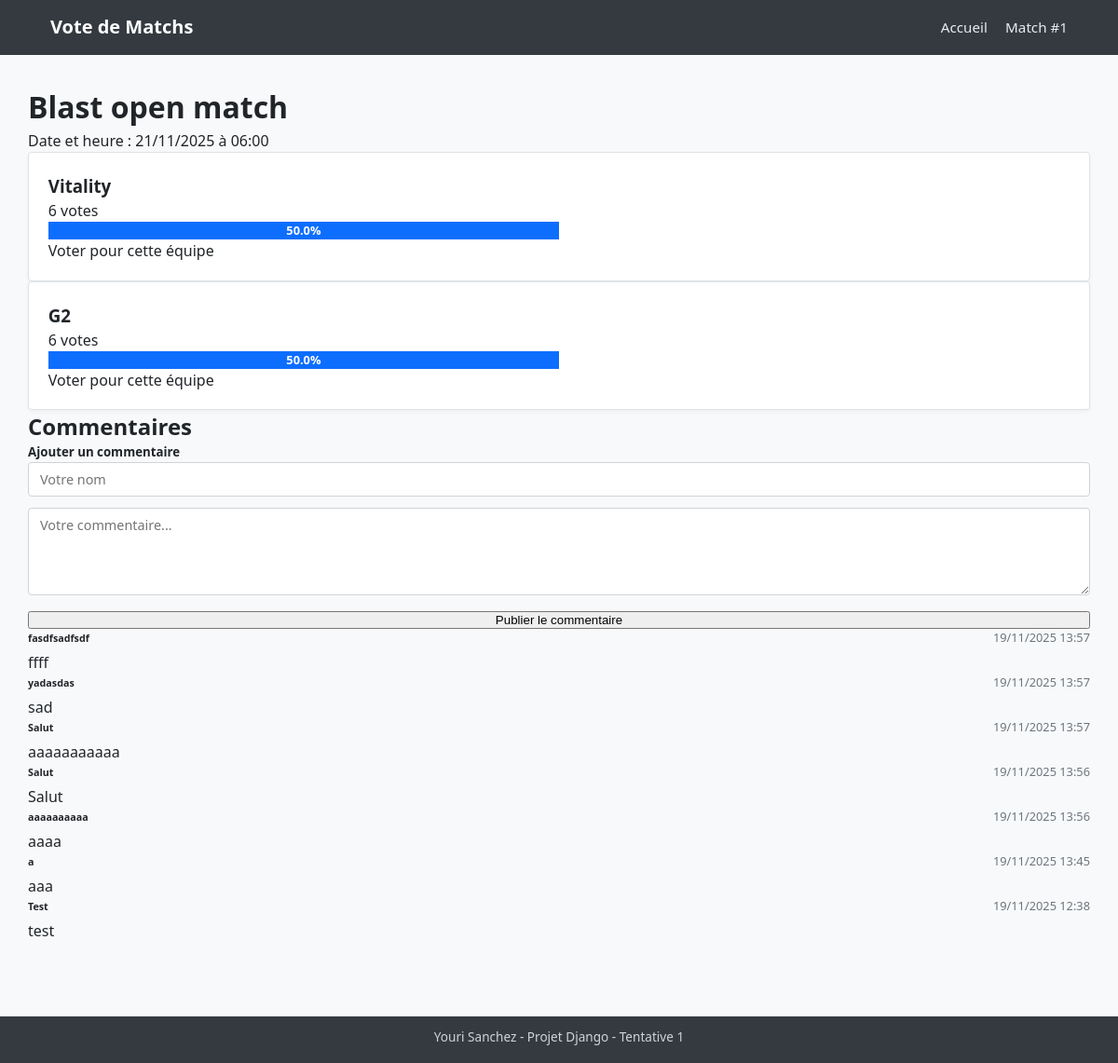
/match/1/, run on the app's committed database.
### hltvtracker/models.py (models this page shows, shortened)
class Match(models.Model):
    event_name = models.CharField(max_length=200)
    date_hour = models.DateTimeField()

class MatchTeam(models.Model):
    match = models.ForeignKey(Match, on_delete=models.CASCADE)
    team = models.ForeignKey(Team, on_delete=models.CASCADE)
    team_pos = models.IntegerField(choices=[(1, 'Équipe 1'), (2, 'Équipe 2')])
    votes = models.IntegerField(default=0)
    class Meta:
        unique_together = ['match', 'team_pos']

class Team(models.Model):
    team_name = models.CharField(max_length=100)

class Comment(models.Model):
    match = models.ForeignKey(Match, on_delete=models.CASCADE)
    username = models.CharField(max_length=100)
    text = models.TextField()
    created_at = models.DateTimeField(auto_now_add=True, null=True)

### hltvtracker/views.py (the view)
# urls.py: path('match/<int:match_id>/', views.match_detail, name='match_detail'),
def match_detail(request, match_id):
    match = get_object_or_404(Match, id=match_id)
    match_teams = MatchTeam.objects.filter(match=match).order_by('team_pos')
    team1 = match_teams.filter(team_pos=1).first()
    team2 = match_teams.filter(team_pos=2).first()
    total_votes = 0
    if team1:
        total_votes += team1.votes
    if team2:
        total_votes += team2.votes
    team1_percent = 0
    team2_percent = 0
    if total_votes > 0:
        if team1:
            team1_percent = round((team1.votes / total_votes) * 100, 1)
        if team2:
            team2_percent = round((team2.votes / total_votes) * 100, 1)
    comments = Comment.objects.filter(match=match).order_by('-id')
    session_key = f'voted_match_{match_id}'
    has_voted = session_key in request.session
    if request.method == 'POST' and 'add_comment' in request.POST:
        form = CommentForm(request.POST)
        if form.is_valid():
            comment = form.save(commit=False)
            comment.match = match
            comment.save()
            messages.success(request, 'Votre commentaire a été ajouté !')
            return redirect('match_detail', match_id=match_id)
    else:
        form = CommentForm()
    context = {
        'match': match,
        'team1': team1,
        'team2': team2,
        'team1_percent': team1_percent,
        'team2_percent': team2_percent,
        'total_votes': total_votes,
        'comments': comments,
        'form': form,
        'has_voted': has_voted,
    }
    return render(request, 'match.html', context)

### hltvtracker/forms.py (shortened to what this page needs)
class CommentForm(forms.ModelForm):
    class Meta:
        model = Comment
        fields = ['username', 'text']
        widgets = {
            'username': forms.TextInput(attrs={'class': 'form-control', 'placeholder': 'Votre nom'}),
            'text': forms.Textarea(attrs={'class': 'form-control', 'rows': 4, 'placeholder': 'Votre commentaire...'}),
        }

### hltvtracker/templates/match.html (shortened to what this page needs)
{% extends "base.html" %}
{% block content %}
<div class="row mt-4">
    <div class="col-md-12">
        <h1>{{ match.event_name }}</h1>
        <p class="text-muted">Date et heure : {{ match.date_hour|date:"d/m/Y à H:i" }}</p>
    </div>
</div>
<div class="row mt-4">
    <div class="col-md-6">
        <div class="card team-card">
            <div class="card-body text-center">
                <h3>{{ team1.team.team_name }}</h3>
                <p class="h4 votes-count">{{ team1.votes }} vote{{ team1.votes|pluralize }}</p>
                <div class="progress mt-3 progress-custom">
                    <div class="progress-bar" role="progressbar" style="width: {{ team1_percent }}%">
                        {{ team1_percent }}%
                    </div>
                </div>
                {% if not has_voted %}
                    <a href="{% url 'vote' match.id 1 %}" class="btn btn-primary mt-3">Voter pour cette équipe</a>
                {% else %}
                    <p class="text-muted mt-3">Vous avez déjà voté</p>
                {% endif %}
            </div>
        </div>
    </div>
    <div class="col-md-6">
        <div class="card team-card">
            <div class="card-body text-center">
                <h3>{{ team2.team.team_name }}</h3>
                <p class="h4 votes-count">{{ team2.votes }} vote{{ team2.votes|pluralize }}</p>
                <div class="progress mt-3 progress-custom">
                    <div class="progress-bar bg-success" role="progressbar" style="width: {{ team2_percent }}%">
                        {{ team2_percent }}%
                    </div>
                </div>
                {% if not has_voted %}
                    <a href="{% url 'vote' match.id 2 %}" class="btn btn-success mt-3">Voter pour cette équipe</a>
                {% else %}
                    <p class="text-muted mt-3">Vous avez déjà voté</p>
                {% endif %}
            </div>
        </div>
    </div>
</div>
<div class="row comments-section">
    <div class="col-md-12">
        <h2>Commentaires</h2>
        <div class="card mb-4">
            <div class="card-body">
                <h5 class="card-title">Ajouter un commentaire</h5>
                <form method="post" class="comment-form">
                    <div class="form-group">
                        {{ form.username }}
                    </div>
                    <div class="form-group">
                        {{ form.text }}
                    </div>
                    <button type="submit" class="btn btn-primary">Publier le commentaire</button>
                </form>
            </div>
        </div>
        {% if comments %}
            {% for comment in comments %}
                <div class="card comment-card">
                    <div class="card-body">
                        <div class="comment-header">
                            <h6 class="card-subtitle mb-2 text-muted comment-author">{{ comment.username }}</h6>
                            <small class="text-muted comment-date">{{ comment.created_at|date:"d/m/Y H:i" }}</small>
                        </div>
                        <p class="card-text">{{ comment.text }}</p>
                    </div>
                </div>
            {% endfor %}
        {% else %}
            <p class="text-muted">Aucun commentaire pour le moment.</p>
        {% endif %}
    </div>
</div>
{% endblock %}

### hltvtracker/static/hltvtracker/css/styles.css (style rules this page uses)
*, *::before, *::after { box-sizing: border-box; margin: 0; padding: 0; }
html, body { height: 100%; }
body { font-family: system-ui, -apple-system, BlinkMacSystemFont, "Segoe UI", sans-serif; background-color: #f8f9fa; color: #212529; line-height: 1.5; }
a { color: inherit; text-decoration: none; }
.team-card { flex: 1; background-color: #ffffff; border: 1px solid #dee2e6; border-radius: 0.25rem; padding: 1.4rem 1.3rem 1.2rem; box-shadow: 0 0.125rem 0.25rem rgba(0,0,0,.04); }
.progress-bar { height: 100%; display: flex; align-items: center; justify-content: center; font-size: 0.8rem; font-weight: 600; color: #fff; background-color: #0d6efd; transition: width .3s ease; }
.comment-form { display: flex; flex-direction: column; gap: 0.7rem; }
.form-field input, .form-field textarea, .comment-form input, .comment-form textarea { width: 100%; padding: 0.5rem 0.75rem; border-radius: 0.25rem; border: 1px solid #ced4da; font-size: 0.9rem; font-family: inherit; }
.form-field textarea, .comment-form textarea { resize: vertical; min-height: 90px; }
.comment-header { display: flex; justify-content: space-between; align-items: baseline; margin-bottom: 0.3rem; }
.comment-author { font-weight: 600; }
.comment-date { font-size: 0.8rem; color: #6c757d; }

### data on the page
Match: event_name "Blast open match", date_hour "21/11/2025 à 06:00"
MatchTeam: team.team_name "Vitality", votes "6"
MatchTeam: team.team_name "G2", votes "6"
Comment: username "fasdfsadfsdf", created_at "19/11/2025 13:57", text "ffff"
Comment: username "yadasdas", created_at "19/11/2025 13:57", text "sad"
Comment: username "Salut", created_at "19/11/2025 13:57", text "aaaaaaaaaaa"
Comment: username "Salut", created_at "19/11/2025 13:56", text "Salut"
Comment: username "aaaaaaaaaa", created_at "19/11/2025 13:56", text "aaaa"
Comment: username "a", created_at "19/11/2025 13:45", text "aaa"
Comment: username "Test", created_at "19/11/2025 12:38", text "test"

### other printed values
{{ team1_percent }} "50.0"
{{ team2_percent }} "50.0"
